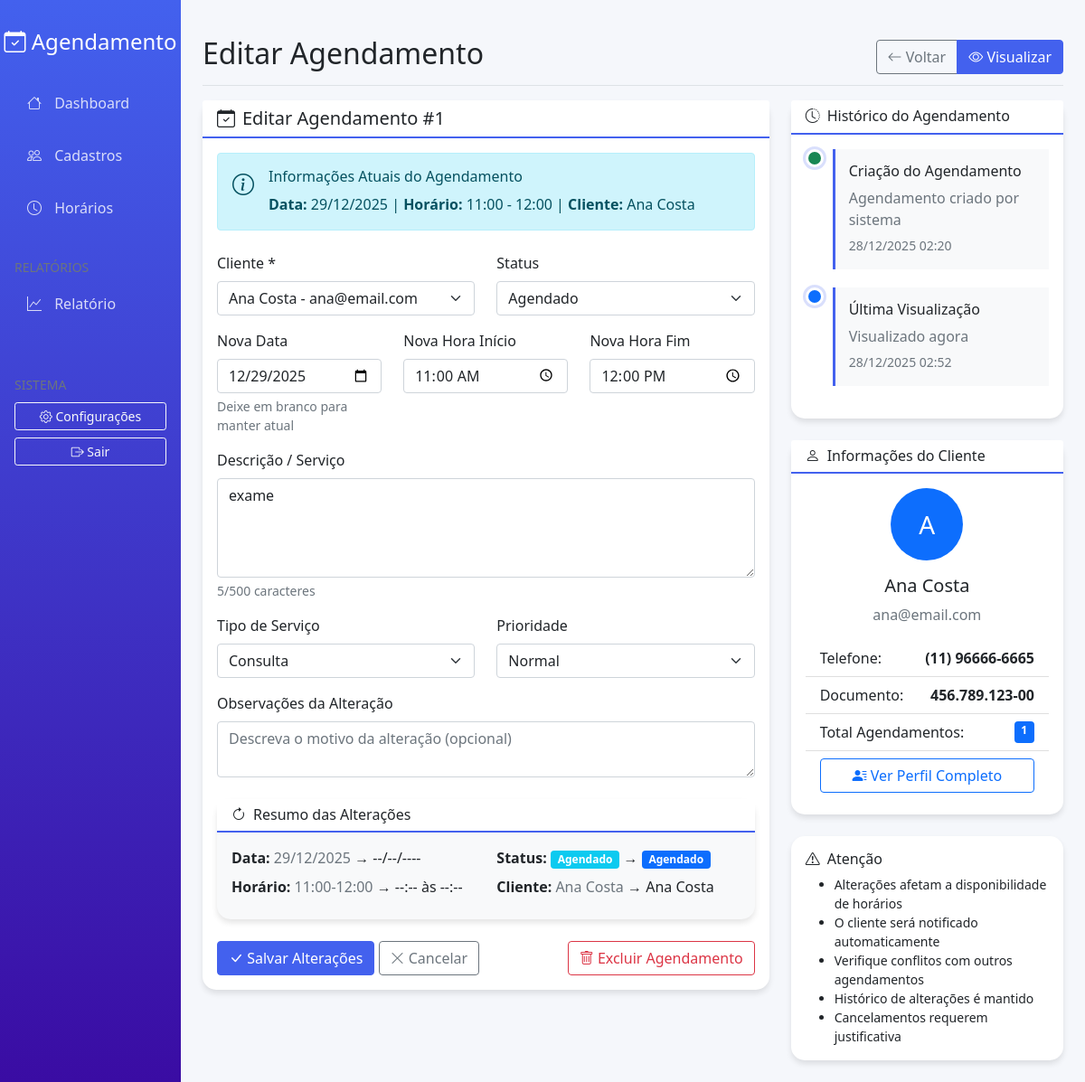
The app's page /horarios/1/editar with its own data.
### models/Horario.py (models this page shows, shortened)
class Horario(db.Model):
    __tablename__ = 'horarios'
    id = db.Column(db.Integer, primary_key=True)
    cadastro_id = db.Column(db.Integer, db.ForeignKey('cadastros.id'), nullable=False)
    data = db.Column(db.Date, nullable=False)
    hora_inicio = db.Column(db.Time, nullable=False)
    hora_fim = db.Column(db.Time, nullable=False)
    descricao = db.Column(db.Text)
    status = db.Column(db.String(20), default='agendado')
    tipo_servico = db.Column(db.String(50))
    prioridade = db.Column(db.String(20), default='normal')
    data_criacao = db.Column(db.DateTime, default=datetime.utcnow)
    data_atualizacao = db.Column(db.DateTime, onupdate=datetime.utcnow)

### models/Cadastro.py (models this page shows, shortened)
class Cadastro(db.Model):
    __tablename__ = 'cadastros'
    id = db.Column(db.Integer, primary_key=True)
    nome = db.Column(db.String(100), nullable=False)
    email = db.Column(db.String(100), unique=True, nullable=False)
    telefone = db.Column(db.String(20))
    documento = db.Column(db.String(20), unique=True)
    data_criacao = db.Column(db.DateTime, default=datetime.utcnow)
    horarios = db.relationship('Horario', backref='cadastro', lazy=True, cascade='all, delete-orphan')

### app.py (the view, shortened to what this page needs)
    @app.route('/horarios/<int:id>/editar', methods=['GET', 'POST'])
    def editar_horario(id):
        horario = Horario.query.get_or_404(id)
        cadastros = Cadastro.query.order_by(Cadastro.nome).all()
        return render_template('horarios/editar.html',
                            horario=horario,
                            cadastros=cadastros,
                            agora=datetime.now())

### templates/horarios/editar.html (shortened to what this page needs)
{% extends "base.html" %}
{% block page_title %}Editar Agendamento{% endblock %}
{% block page_actions %}
<div class="btn-group">
    <a href="{{ url_for('listar_horarios') }}" class="btn btn-outline-secondary">
        <i class="bi bi-arrow-left"></i> Voltar
    </a>
    <a href="{{ url_for('visualizar_horario', id=horario.id) }}" class="btn btn-primary">
        <i class="bi bi-eye"></i> Visualizar
    </a>
</div>
{% endblock %}
{% block content %}
<div class="row">
    <div class="col-md-8">
        <div class="card">
            <div class="card-header">
                <h5 class="mb-0">
                    <i class="bi bi-calendar-check me-2"></i>Editar Agendamento #{{ horario.id }}
                </h5>
            </div>
            <div class="card-body">
                <form method="POST" action="{{ url_for('editar_horario', id=horario.id) }}">
                    <div class="alert alert-info mb-4">
                        <div class="d-flex">
                            <div class="me-3">
                                <i class="bi bi-info-circle fs-4"></i>
                            </div>
                            <div>
                                <h6>Informações Atuais do Agendamento</h6>
                                <p class="mb-0">
                                    <strong>Data:</strong> {{ horario.data.strftime('%d/%m/%Y') }} |
                                    <strong>Horário:</strong> {{ horario.hora_inicio.strftime('%H:%M') }} - {{ horario.hora_fim.strftime('%H:%M') }} |
                                    <strong>Cliente:</strong> {{ horario.cadastro.nome }}
                                </p>
                            </div>
                        </div>
                    </div>
                    <div class="row">
                        <div class="col-md-6 mb-3">
                            <label for="cadastro_id" class="form-label">Cliente *</label>
                            <select class="form-select" id="cadastro_id" name="cadastro_id" required>
                                {% for cadastro in cadastros %}
                                <option value="{{ cadastro.id }}"
                                        {% if cadastro.id == horario.cadastro_id %}selected{% endif %}>
                                    {{ cadastro.nome }} - {{ cadastro.email }}
                                </option>
                                {% endfor %}
                            </select>
                        </div>
                        <div class="col-md-6 mb-3">
                            <label for="status" class="form-label">Status</label>
                            <select class="form-select" id="status" name="status">
                                <option value="agendado" {% if horario.status == 'agendado' %}selected{% endif %}>Agendado</option>
                            </select>
                        </div>
                        <div class="col-md-4 mb-3">
                            <label for="data" class="form-label">Nova Data</label>
                            <input type="date" class="form-control" id="data" name="data"
                                   value="{{ horario.data.strftime('%Y-%m-%d') }}"
                                   min="{{ hoje }}">
                            <div class="form-text">Deixe em branco para manter atual</div>
                        </div>
                        <div class="col-md-4 mb-3">
                            <label for="hora_inicio" class="form-label">Nova Hora Início</label>
                            <input type="time" class="form-control" id="hora_inicio" name="hora_inicio"
                                   value="{{ horario.hora_inicio.strftime('%H:%M') }}">
                        </div>
                        <div class="col-md-4 mb-3">
                            <label for="hora_fim" class="form-label">Nova Hora Fim</label>
                            <input type="time" class="form-control" id="hora_fim" name="hora_fim"
                                   value="{{ horario.hora_fim.strftime('%H:%M') }}">
                        </div>
                        <div class="col-md-12 mb-3">
                            <label for="descricao" class="form-label">Descrição / Serviço</label>
                            <textarea class="form-control" id="descricao" name="descricao" rows="4">{{ horario.descricao or '' }}</textarea>
                            <div class="form-text">
                                <span id="charCounter">{{ (horario.descricao or '')|length }}/500 caracteres</span>
                            </div>
                        </div>
                        <div class="col-md-6 mb-3">
                            <label class="form-label">Tipo de Serviço</label>
                            <select class="form-select" name="tipo_servico">
                                <option value="consulta" {% if horario.tipo_servico == 'consulta' %}selected{% endif %}>Consulta</option>
                            </select>
                        </div>
                        <div class="col-md-6 mb-3">
                            <label class="form-label">Prioridade</label>
                            <select class="form-select" name="prioridade">
                                <option value="normal" {% if horario.prioridade == 'normal' %}selected{% endif %}>Normal</option>
                            </select>
                        </div>
                    </div>
                    <div class="mb-4">
                        <label class="form-label">Observações da Alteração</label>
                        <textarea class="form-control" name="observacoes" rows="2"
                                  placeholder="Descreva o motivo da alteração (opcional)"></textarea>
                    </div>
                    <div class="card bg-light mb-4">
                        <div class="card-header">
                            <h6 class="mb-0">
                                <i class="bi bi-arrow-clockwise me-2"></i>Resumo das Alterações
                            </h6>
                        </div>
                        <div class="card-body">
                            <div class="row">
                                <div class="col-md-6">
                                    <p class="mb-2">
                                        <strong>Data:</strong>
                                        <span class="text-muted">{{ horario.data.strftime('%d/%m/%Y') }}</span>
                                        → <span id="novaData">--/--/----</span>
                                    </p>
                                    <p class="mb-2">
                                        <strong>Horário:</strong>
                                        <span class="text-muted">{{ horario.hora_inicio.strftime('%H:%M') }}-{{ horario.hora_fim.strftime('%H:%M') }}</span>
                                        → <span id="novoHorario">--:-- às --:--</span>
                                    </p>
                                </div>
                                <div class="col-md-6">
                                    <p class="mb-2">
                                        <strong>Status:</strong>
                                        <span class="badge bg-info">{{ horario.status|title }}</span>
                                        → <span id="novoStatus" class="badge bg-primary">Agendado</span>
                                    </p>
                                    <p class="mb-2">
                                        <strong>Cliente:</strong>
                                        <span class="text-muted">{{ horario.cadastro.nome }}</span>
                                        → <span id="novoCliente">{{ horario.cadastro.nome }}</span>
                                    </p>
                                </div>
                            </div>
                        </div>
                    </div>
                    <div class="d-flex justify-content-between">
                        <div>
                            <button type="submit" class="btn btn-primary">
                                <i class="bi bi-check-lg"></i> Salvar Alterações
                            </button>
                            <button type="button" class="btn btn-outline-secondary"
                                    onclick="window.history.back()">
                                <i class="bi bi-x-lg"></i> Cancelar
                            </button>
                        </div>
                        <div>
                            <button type="button" class="btn btn-outline-danger"
                                    onclick="confirmarExclusao('{{ url_for('deletar_horario', id=horario.id) }}',
                                    'Tem certeza que deseja excluir este agendamento?')">
                                <i class="bi bi-trash"></i> Excluir Agendamento
                            </button>
                        </div>
                    </div>
                </form>
            </div>
        </div>
    </div>
    <div class="col-md-4">
        <div class="card mb-4">
            <div class="card-header">
                <h6 class="mb-0">
                    <i class="bi bi-clock-history me-2"></i>Histórico do Agendamento
                </h6>
            </div>
            <div class="card-body">
                <div class="timeline">
                    <div class="timeline-item">
                        <div class="timeline-marker bg-success"></div>
                        <div class="timeline-content">
                            <h6>Criação do Agendamento</h6>
                            <p class="text-muted mb-1">Agendamento criado por sistema</p>
                            <small class="text-muted">{{ horario.data_criacao.strftime('%d/%m/%Y %H:%M') }}</small>
                        </div>
                    </div>
                    <div class="timeline-item">
                        <div class="timeline-marker bg-primary"></div>
                        <div class="timeline-content">
                            <h6>Última Visualização</h6>
                            <p class="text-muted mb-1">Visualizado agora</p>
                            <small class="text-muted">{{ agora.strftime('%d/%m/%Y %H:%M') }}</small>
                        </div>
                    </div>
                </div>
            </div>
        </div>
        <div class="card mb-4">
            <div class="card-header">
                <h6 class="mb-0">
                    <i class="bi bi-person me-2"></i>Informações do Cliente
                </h6>
            </div>
            <div class="card-body">
                <div class="text-center mb-3">
                    <div class="avatar-lg bg-primary rounded-circle d-inline-flex align-items-center justify-content-center">
                        <span class="text-white fs-3">{{ horario.cadastro.nome[:1]|upper }}</span>
                    </div>
                    <h5 class="mt-3">{{ horario.cadastro.nome }}</h5>
                    <p class="text-muted">{{ horario.cadastro.email }}</p>
                </div>
                <div class="list-group list-group-flush">
                    {% if horario.cadastro.telefone %}
                    <div class="list-group-item d-flex justify-content-between">
                        <span>Telefone:</span>
                        <strong>{{ horario.cadastro.telefone }}</strong>
                    </div>
                    {% endif %}
                    {% if horario.cadastro.documento %}
                    <div class="list-group-item d-flex justify-content-between">
                        <span>Documento:</span>
                        <strong>{{ horario.cadastro.documento }}</strong>
                    </div>
                    {% endif %}
                    <div class="list-group-item d-flex justify-content-between">
                        <span>Total Agendamentos:</span>
                        <span class="badge bg-primary">{{ horario.cadastro.horarios|length }}</span>
                    </div>
                    <div class="list-group-item">
                        <a href="{{ url_for('visualizar_cadastro', id=horario.cadastro_id) }}"
                           class="btn btn-outline-primary w-100">
                            <i class="bi bi-person-lines-fill"></i> Ver Perfil Completo
                        </a>
                    </div>
                </div>
            </div>
        </div>
        <div class="card">
            <div class="card-body">
                <h6><i class="bi bi-exclamation-triangle me-2"></i>Atenção</h6>
                <ul class="mb-0 small">
                    <li>Alterações afetam a disponibilidade de horários</li>
                    <li>O cliente será notificado automaticamente</li>
                    <li>Verifique conflitos com outros agendamentos</li>
                    <li>Histórico de alterações é mantido</li>
                    <li>Cancelamentos requerem justificativa</li>
                </ul>
            </div>
        </div>
    </div>
</div>
{% endblock %}

### templates/base.html (style rules this page uses)
:root { --primary-color: #4361ee; --secondary-color: #3a0ca3; --success-color: #4cc9f0; --light-color: #f8f9fa; }
body { background-color: #f5f7fb; font-family: 'Segoe UI', Tahoma, Geneva, Verdana, sans-serif; }
.card { border: none; border-radius: 15px; box-shadow: 0 4px 6px rgba(0, 0, 0, 0.1); transition: transform 0.3s; }
.card-header { background-color: white; border-bottom: 2px solid var(--primary-color); font-weight: 600; }
.btn-primary { background-color: var(--primary-color); border-color: var(--primary-color); }

### templates/horarios/editar.html (style rules this page uses)
.timeline { position: relative; padding-left: 30px; }
.timeline-item { position: relative; margin-bottom: 20px; }
.timeline-marker { position: absolute; left: -30px; top: 0; width: 20px; height: 20px; border-radius: 50%; border: 3px solid white; box-shadow: 0 0 0 3px rgba(67, 97, 238, 0.2); }
.timeline-content { background: var(--light-color); padding: 15px; border-radius: var(--border-radius-sm); border-left: 3px solid var(--primary-color); }
.avatar-lg { width: 80px; height: 80px; }

### records on screen
Horario: id "1", data "29/12/2025", hora_inicio "11:00", hora_fim "12:00", cadastro_id "Ana Costa - ana@email.com", status "Agendado", data "12/29/2025", descricao "exame", tipo_servico "Consulta", prioridade "Normal", data_criacao "28/12/2025 02:20"
Cadastro: cadastro.nome "Ana Costa", cadastro "A", cadastro.email "ana@email.com", cadastro.telefone "(11) 96666-6665", cadastro.documento "456.789.123-00"

### other values on screen
{{ (horario.descricao or '')|length }} "5"
{{ horario.cadastro.horarios|length }} "1"
